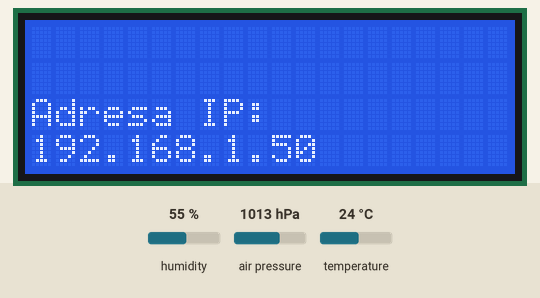
The sketch below on a simulated ESP8266 (NodeMCU). Shown: 20×4 character LCD. Inputs (shaded band) come from the test bench; at power-on: air pressure 1013 hPa, humidity 55 %, temperature 24 °C. WiFi joins after 1.5 s; servers stay silent unless stated; uploads are accepted with an empty reply; what the sketch prints to the serial monitor is not drawn.

Above: at 6.3 s.
6.4 s: air pressure set to 1025 hPa
At 16.6 s:
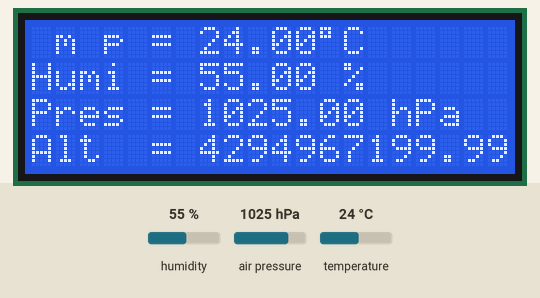
16.9 s: air pressure set to 952 hPa
At 27.1 s:
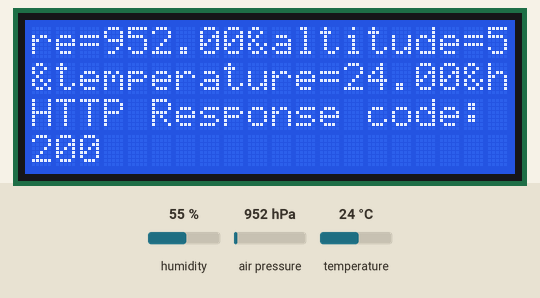
At 47.2 s:
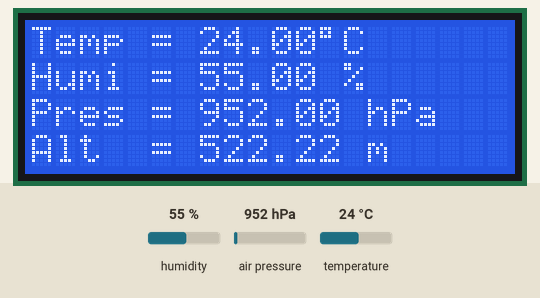
Timing chart, 0 to 48.7 s (numbered marks = the images above; inputs shaded):
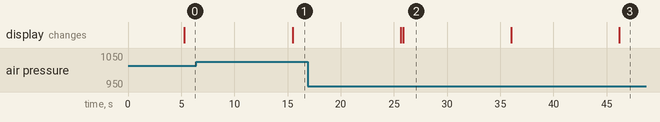

Measured:
- after the input at 6.4 s, the display: changes after 9.1 s (image 1)
- after the input at 16.9 s, the display: first changes after 8.7 s (image 2 shows a later state)
- what the display in image 2 shows lasts 10.1 s, from 25.9 s to 36.0 s

The sketch:

weather_station.ino
```cpp
const char* ssid = "Ion's Galaxy S22 Ultra"; // aici se scrie numele SSID al routerului WiFi de acasa
const char* password = "suky123@"; // aici este parola pentru conectarea la router
// includem librariile pentru WiFi
  #include <ESP8266WiFi.h>
  #include <ESP8266HTTPClient.h>
  #include <WiFiClient.h>
// aici sunt librariile din exercitiile anterioare pentru senzor si display
#include <Wire.h> // senzorul BME 280 si ecranul LCD functioneaza ambele pe protocolul I2c
#include <Adafruit_BME280.h> // includem libraria pentru senzorul BME280
#include <LiquidCrystal_I2C.h>// aceasta este libraria pentru ecranul LCD; pe chipurile ESP8266 da un warning, dar functioneaza corect
LiquidCrystal_I2C lcd(0x27,20,4);  // setam LCD-ul la adresa 0x27 si 20 de coloane cu 4 linii
Adafruit_BME280 bme280;
String serverName = "http://192.168.228.71/database.php"; // aici se defineste serverul catre care trimitem datele; cheia este introdusa automat.
void setup(){lcd.init();
  lcd.backlight();
  Serial.begin(9600);
  while (! Serial);
  Serial.println (); // scriem o linie goala
  bool status;
  status = bme280.begin(0x76);
  if (!status) {
    Serial.println("Nu s-au putut citi datele de la senzorul BME280!");
    while (1);  }
  WiFi.begin(ssid, password); // ne conectam la WiFi
  while (WiFi.status() != WL_CONNECTED) { delay(5000);
    Serial.println("Conectare la WiFi..");
  lcd.setCursor(0,0);  lcd.print("                    ");
  lcd.setCursor(0,0);  lcd.print("Conectare la WiFi..");
  lcd.setCursor(0,1);  lcd.print("                    ");
  lcd.setCursor(0,2);  lcd.print("                    ");
  lcd.setCursor(0,3);  lcd.print("                    "); }
  Serial.println(WiFi.localIP());   // afisam adresa IP locala
  lcd.setCursor(0,3);  lcd.print("                    ");
  lcd.setCursor(0,3);  lcd.print(WiFi.localIP()); }
char text[13];
void loop(){
  lcd.setCursor(0,0);   lcd.print("                    ");
  lcd.setCursor(0,1);   lcd.print("                    ");
  lcd.setCursor(0,2);   lcd.print("                    ");
  lcd.setCursor(0,3);   lcd.print("                    ");
  lcd.setCursor(0,2);   lcd.print("Adresa IP: ");
  lcd.setCursor(0,3);   lcd.print("                    ");
  lcd.setCursor(0,3);   lcd.print(WiFi.localIP());
  delay(10000);
  lcd.setCursor(0,0);  lcd.print("                    ");
  lcd.setCursor(0,1);  lcd.print("                    ");
  lcd.setCursor(0,2);  lcd.print("                    ");
  lcd.setCursor(0,3);  lcd.print("                    ");
  lcd.setCursor(0, 0);  lcd.print("Temp =");
  lcd.setCursor(0, 1);  lcd.print("Humi =");
  lcd.setCursor(0, 2);  lcd.print("Pres =");
  lcd.setCursor(0, 3);  lcd.print("Alt  =");
  // citim temperatura, umiditatea, presiunea si altitudinea din libraria senzorului
  float temperature = bme280.readTemperature();  // se citeste temperatura
  float humidity    = bme280.readHumidity();     // se citeste umiditatea
  float pressure    = bme280.readPressure();     // se citeste presiunea
  float altitude_   = bme280.readAltitude(1013.25); // se citeste altitudinea care poate fi calibrata
    // 0: afisam temperatura
  sprintf(text, "%d.%02u%cC  ", (int)temperature, (int)(temperature * 100)%100, 223);
  lcd.setCursor(7, 0);  lcd.print(text);
  // 1: afisam  umiditatea
  sprintf(text, "%d.%02u %%  ", (int)humidity, (int)(humidity * 100)%100);
  lcd.setCursor(7, 1);  lcd.print(text);
  // 2: afisam presiunea
  sprintf(text, "%u.%02u hPa ", (int)(pressure / 100), (int)((uint32_t)pressure % 100));
  lcd.setCursor(7, 2);  lcd.print(text);
  // 3: afisam altitudinea
  sprintf(text, "%u.%02u m ", (int)(altitude_), (int)((uint32_t)altitude_ % 100));
  lcd.setCursor(7, 3);  lcd.print(text);
  // scriem si pe consola seriala
  Serial.print("Temperatura = "); Serial.print(temperature);    Serial.println(" °C");
  Serial.print("Umiditate  = ");  Serial.print(humidity);       Serial.println(" %");
  Serial.print("Presiune   = ");  Serial.print(pressure / 100); Serial.println(" hPa");
  Serial.print("Alt. Estim.= ");  Serial.print(altitude_);      Serial.println(" m");
  Serial.println();  // scriem o linie goala
  delay(10000);       // asteptam 10 secunde
  if(WiFi.status()== WL_CONNECTED){   //verificam conexiunea WiFi
    HTTPClient http;
    // trimitem datele catre server
    WiFiClient client;
    http.begin(client, serverName);

    http.addHeader("Content-Type", "application/x-www-form-urlencoded");
    String httpRequestData = "&temperature=" + String(bme280.readTemperature())
                           + "&humidity=" + String(bme280.readHumidity()) + "&pressure=" + String(bme280.readPressure()/100.0F) + "&altitude=" + (bme280.readAltitude(1013.25));
    Serial.print("httpRequestData: ");
    Serial.println(httpRequestData);
  lcd.setCursor(0,0);  lcd.print("                    ");
  lcd.setCursor(0,0);  lcd.print("httpRequestData: ");
  lcd.setCursor(0,1);  lcd.print("                    ");
  lcd.setCursor(0,1);  lcd.print(httpRequestData);
  int httpResponseCode = http.POST(httpRequestData);
    if (httpResponseCode>0) { Serial.print("HTTP Response code: ");
      Serial.println(httpResponseCode);
  lcd.setCursor(0,2);  lcd.print("                    ");
  lcd.setCursor(0,2);  lcd.print("HTTP Response code: ");
  lcd.setCursor(0,3);  lcd.print("                    ");
  lcd.setCursor(0,3);  lcd.print(httpResponseCode); }
    else { Serial.print("Error code: ");
      Serial.println(httpResponseCode);
  lcd.setCursor(0,2);  lcd.print("                    ");
  lcd.setCursor(0,2);  lcd.print("Error code: ");
  lcd.setCursor(0,3);  lcd.print("                    ");
  lcd.setCursor(0,3);  lcd.print(httpResponseCode);  }
    http.end(); }  // incheiem tramsmisia
  else { Serial.println("WiFi deconectat");
  lcd.setCursor(0,0);  lcd.print("                    ");
  lcd.setCursor(0,0);  lcd.print("WiFi deconectat"); }
  delay(10000); }
```
